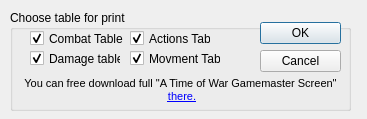
<?xml version="1.0" encoding="UTF-8"?>
<ui version="4.0">
 <class>PrintTableWindow</class>
 <widget class="QDialog" name="PrintTableWindow">
  <property name="windowModality">
   <enum>Qt::ApplicationModal</enum>
  </property>
  <property name="geometry">
   <rect>
    <x>0</x>
    <y>0</y>
    <width>367</width>
    <height>119</height>
   </rect>
  </property>
  <property name="windowTitle">
   <string>Gamemaster screen</string>
  </property>
  <widget class="QGroupBox" name="groupBox">
   <property name="geometry">
    <rect>
     <x>10</x>
     <y>10</y>
     <width>341</width>
     <height>101</height>
    </rect>
   </property>
   <property name="title">
    <string>Choose table for print</string>
   </property>
   <widget class="QCheckBox" name="CombatTable">
    <property name="geometry">
     <rect>
      <x>20</x>
      <y>20</y>
      <width>101</width>
      <height>17</height>
     </rect>
    </property>
    <property name="text">
     <string>Combat Table</string>
    </property>
    <property name="checked">
     <bool>true</bool>
    </property>
   </widget>
   <widget class="QCheckBox" name="DamageTable">
    <property name="geometry">
     <rect>
      <x>20</x>
      <y>40</y>
      <width>91</width>
      <height>17</height>
     </rect>
    </property>
    <property name="text">
     <string>Damage table</string>
    </property>
    <property name="checked">
     <bool>true</bool>
    </property>
   </widget>
   <widget class="QCheckBox" name="ActionsTable">
    <property name="geometry">
     <rect>
      <x>120</x>
      <y>20</y>
      <width>81</width>
      <height>17</height>
     </rect>
    </property>
    <property name="text">
     <string>Actions Table</string>
    </property>
    <property name="checked">
     <bool>true</bool>
    </property>
   </widget>
   <widget class="QCheckBox" name="MovementTable">
    <property name="geometry">
     <rect>
      <x>120</x>
      <y>40</y>
      <width>91</width>
      <height>17</height>
     </rect>
    </property>
    <property name="text">
     <string>Movment Table</string>
    </property>
    <property name="checked">
     <bool>true</bool>
    </property>
   </widget>
   <widget class="QDialogButtonBox" name="buttonBox">
    <property name="geometry">
     <rect>
      <x>250</x>
      <y>12</y>
      <width>81</width>
      <height>51</height>
     </rect>
    </property>
    <property name="minimumSize">
     <size>
      <width>81</width>
      <height>51</height>
     </size>
    </property>
    <property name="maximumSize">
     <size>
      <width>81</width>
      <height>51</height>
     </size>
    </property>
    <property name="orientation">
     <enum>Qt::Vertical</enum>
    </property>
    <property name="standardButtons">
     <set>QDialogButtonBox::Cancel|QDialogButtonBox::Ok</set>
    </property>
   </widget>
   <widget class="QLabel" name="label">
    <property name="geometry">
     <rect>
      <x>10</x>
      <y>60</y>
      <width>321</width>
      <height>41</height>
     </rect>
    </property>
    <property name="text">
     <string>&lt;!DOCTYPE HTML PUBLIC &quot;-//W3C//DTD HTML 4.0//EN&quot; &quot;http://www.w3.org/TR/REC-html40/strict.dtd&quot;&gt;
&lt;html&gt;&lt;head&gt;&lt;meta name=&quot;qrichtext&quot; content=&quot;1&quot; /&gt;&lt;style type=&quot;text/css&quot;&gt;
p, li { white-space: pre-wrap; }
&lt;/style&gt;&lt;/head&gt;&lt;body style=&quot; font-family:'MS Shell Dlg 2'; font-size:8.25pt; font-weight:400; font-style:normal;&quot;&gt;
&lt;p align=&quot;center&quot; style=&quot; margin-top:0px; margin-bottom:0px; margin-left:0px; margin-right:0px; -qt-block-indent:0; text-indent:0px;&quot;&gt;&lt;span style=&quot; font-size:8pt;&quot;&gt;You can free download full &amp;quot;A Time of War Gamemaster Screen&amp;quot;&lt;/span&gt;&lt;/p&gt;
&lt;p align=&quot;center&quot; style=&quot; margin-top:0px; margin-bottom:0px; margin-left:0px; margin-right:0px; -qt-block-indent:0; text-indent:0px;&quot;&gt;&lt;span style=&quot; font-size:8pt;&quot;&gt; &lt;/span&gt;&lt;a href=&quot;http://www.classicbattletech.com/index.php?action=products&amp;amp;mode=full&amp;amp;id=355&quot;&gt;&lt;span style=&quot; font-size:8pt; text-decoration: underline; color:#0000ff;&quot;&gt;there.&lt;/span&gt;&lt;/a&gt;&lt;/p&gt;&lt;/body&gt;&lt;/html&gt;</string>
    </property>
   </widget>
   <zorder>CombatTable</zorder>
   <zorder>DamageTable</zorder>
   <zorder>ActionsTable</zorder>
   <zorder>MovementTable</zorder>
   <zorder>label</zorder>
   <zorder>buttonBox</zorder>
  </widget>
 </widget>
 <resources/>
 <connections>
  <connection>
   <sender>buttonBox</sender>
   <signal>accepted()</signal>
   <receiver>PrintTableWindow</receiver>
   <slot>accept()</slot>
   <hints>
    <hint type="sourcelabel">
     <x>248</x>
     <y>254</y>
    </hint>
    <hint type="destinationlabel">
     <x>157</x>
     <y>274</y>
    </hint>
   </hints>
  </connection>
  <connection>
   <sender>buttonBox</sender>
   <signal>rejected()</signal>
   <receiver>PrintTableWindow</receiver>
   <slot>reject()</slot>
   <hints>
    <hint type="sourcelabel">
     <x>316</x>
     <y>260</y>
    </hint>
    <hint type="destinationlabel">
     <x>286</x>
     <y>274</y>
    </hint>
   </hints>
  </connection>
 </connections>
</ui>
